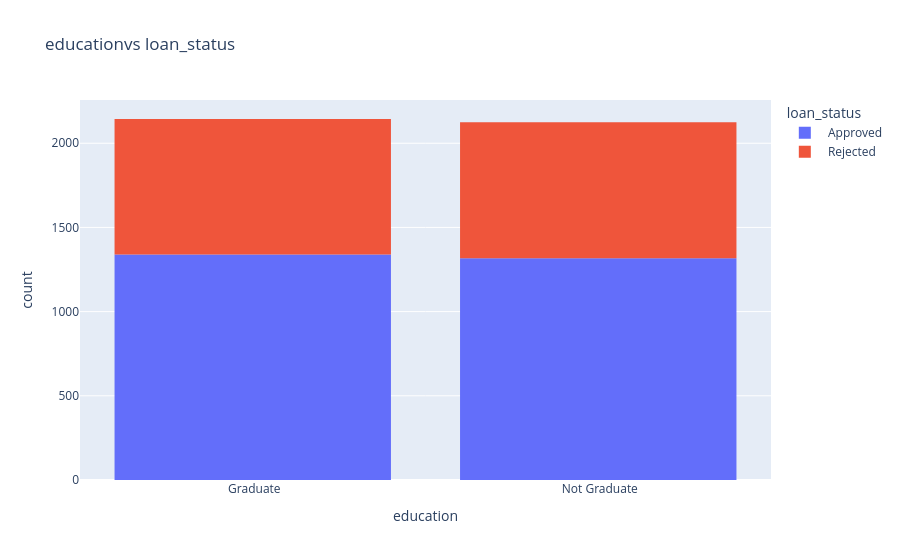
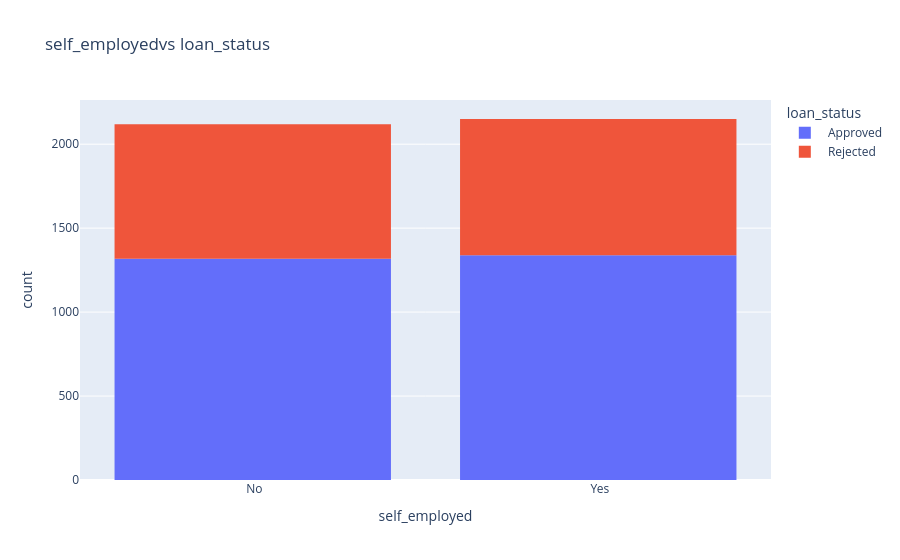

Source (notebook cell) for these figures, in order:
### Code cell
cat_cols = df.select_dtypes(include=['object']).columns

for col in cat_cols:
    if col != 'loan_status':
        fig = px.histogram(df,
            x = col,
            color = 'loan_status',
            title = f"{col}vs loan_status"
        )
        fig.show()

### Figure 1 — Plotly figure (JSON) as saved in the notebook; plotly's stock layout.template omitted (floating-point values rounded to 4 significant figures; data arrays with more than 128 entries replaced by an {"elided": "..."} marker saying what was removed)
{"data": [{"bingroup": "x", "hovertemplate": "loan_status= Approved<br>education=%{x}<br>count=%{y}<extra></extra>", "legendgroup": " Approved", "marker": {"color": "#636efa", "pattern": {"shape": ""}}, "name": " Approved", "orientation": "v", "showlegend": true, "type": "histogram", "x": {"elided": "2656 str values"}, "xaxis": "x", "yaxis": "y"}, {"bingroup": "x", "hovertemplate": "loan_status= Rejected<br>education=%{x}<br>count=%{y}<extra></extra>", "legendgroup": " Rejected", "marker": {"color": "#EF553B", "pattern": {"shape": ""}}, "name": " Rejected", "orientation": "v", "showlegend": true, "type": "histogram", "x": {"elided": "1613 str values"}, "xaxis": "x", "yaxis": "y"}], "layout": {"barmode": "relative", "legend": {"title": {"text": "loan_status"}, "tracegroupgap": 0}, "title": {"text": "educationvs loan_status"}, "xaxis": {"anchor": "y", "domain": [0, 1], "title": {"text": "education"}}, "yaxis": {"anchor": "x", "domain": [0, 1], "title": {"text": "count"}}}}

### Figure 2 — Plotly figure (JSON) as saved in the notebook; plotly's stock layout.template omitted (floating-point values rounded to 4 significant figures; data arrays with more than 128 entries replaced by an {"elided": "..."} marker saying what was removed)
{"data": [{"bingroup": "x", "hovertemplate": "loan_status= Approved<br>self_employed=%{x}<br>count=%{y}<extra></extra>", "legendgroup": " Approved", "marker": {"color": "#636efa", "pattern": {"shape": ""}}, "name": " Approved", "orientation": "v", "showlegend": true, "type": "histogram", "x": {"elided": "2656 str values"}, "xaxis": "x", "yaxis": "y"}, {"bingroup": "x", "hovertemplate": "loan_status= Rejected<br>self_employed=%{x}<br>count=%{y}<extra></extra>", "legendgroup": " Rejected", "marker": {"color": "#EF553B", "pattern": {"shape": ""}}, "name": " Rejected", "orientation": "v", "showlegend": true, "type": "histogram", "x": {"elided": "1613 str values"}, "xaxis": "x", "yaxis": "y"}], "layout": {"barmode": "relative", "legend": {"title": {"text": "loan_status"}, "tracegroupgap": 0}, "title": {"text": "self_employedvs loan_status"}, "xaxis": {"anchor": "y", "domain": [0, 1], "title": {"text": "self_employed"}}, "yaxis": {"anchor": "x", "domain": [0, 1], "title": {"text": "count"}}}}
